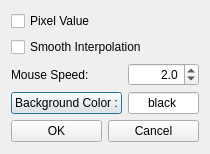
<?xml version="1.0" encoding="UTF-8"?>
<ui version="4.0">
 <class>MatViewGVSettingsDlgClass</class>
 <widget class="QDialog" name="MatViewGVSettingsDlgClass">
  <property name="geometry">
   <rect>
    <x>0</x>
    <y>0</y>
    <width>210</width>
    <height>154</height>
   </rect>
  </property>
  <property name="windowTitle">
   <string notr="true">options</string>
  </property>
  <layout class="QFormLayout" name="formLayout">
   <item row="0" column="0">
    <widget class="QCheckBox" name="chkDrawPixelValue">
     <property name="text">
      <string notr="true">Pixel Value</string>
     </property>
    </widget>
   </item>
   <item row="1" column="0" colspan="2">
    <widget class="QCheckBox" name="chkSmoothInterpolation">
     <property name="text">
      <string notr="true">Smooth Interpolation</string>
     </property>
    </widget>
   </item>
   <item row="2" column="0">
    <widget class="QLabel" name="label">
     <property name="text">
      <string notr="true">Mouse Speed:</string>
     </property>
    </widget>
   </item>
   <item row="2" column="1">
    <widget class="QDoubleSpinBox" name="spinMouseSpeed">
     <property name="alignment">
      <set>Qt::AlignRight|Qt::AlignTrailing|Qt::AlignVCenter</set>
     </property>
     <property name="decimals">
      <number>1</number>
     </property>
     <property name="minimum">
      <double>0.000000000000000</double>
     </property>
     <property name="maximum">
      <double>100.000000000000000</double>
     </property>
     <property name="singleStep">
      <double>0.250000000000000</double>
     </property>
     <property name="value">
      <double>2.000000000000000</double>
     </property>
    </widget>
   </item>
   <item row="3" column="0">
    <widget class="QPushButton" name="btnBackgroundColor">
     <property name="text">
      <string>Background Color :</string>
     </property>
    </widget>
   </item>
   <item row="3" column="1">
    <widget class="QLineEdit" name="edtColorBackground">
     <property name="inputMask">
      <string notr="true"/>
     </property>
     <property name="text">
      <string>black</string>
     </property>
     <property name="frame">
      <bool>true</bool>
     </property>
     <property name="alignment">
      <set>Qt::AlignCenter</set>
     </property>
    </widget>
   </item>
   <item row="4" column="0" colspan="2">
    <layout class="QHBoxLayout" name="horizontalLayout">
     <item>
      <widget class="QPushButton" name="btnOK">
       <property name="text">
        <string>OK</string>
       </property>
      </widget>
     </item>
     <item>
      <widget class="QPushButton" name="btnCancel">
       <property name="text">
        <string>Cancel</string>
       </property>
       <property name="autoDefault">
        <bool>false</bool>
       </property>
      </widget>
     </item>
    </layout>
   </item>
  </layout>
 </widget>
 <layoutdefault spacing="6" margin="11"/>
 <tabstops>
  <tabstop>chkDrawPixelValue</tabstop>
  <tabstop>spinMouseSpeed</tabstop>
  <tabstop>btnBackgroundColor</tabstop>
  <tabstop>edtColorBackground</tabstop>
 </tabstops>
 <resources/>
 <connections/>
</ui>
